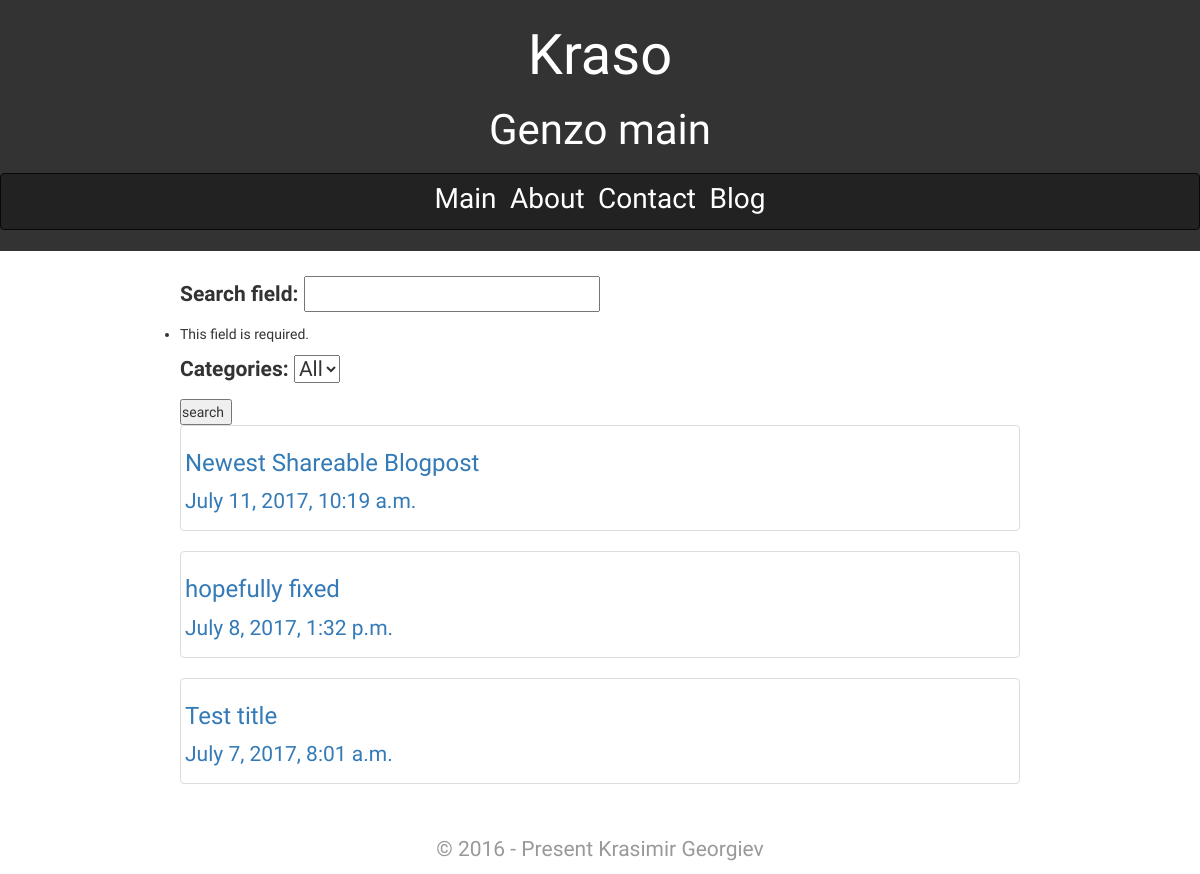
/blog/, run on an earlier commit of the app's database.
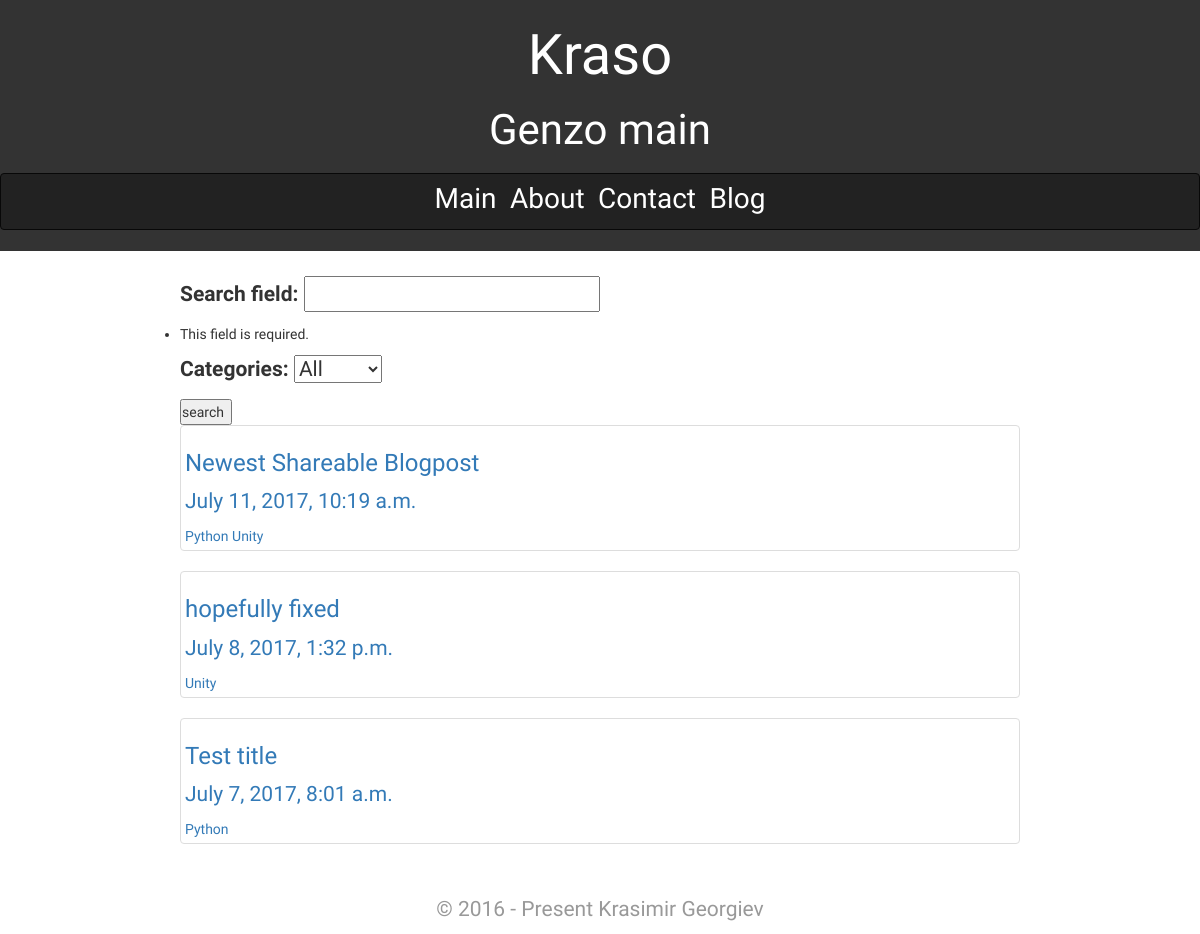
And on a later commit of the database.
### blog/models.py (models this page shows, shortened)
class Blog(models.Model):
	title = models.CharField(max_length = 255)
	created_at = models.DateTimeField(auto_now_add = True)
	writer = models.CharField(max_length = 255)
	shareable = models.BooleanField(default = False)
	categories = models.ManyToManyField("Category")
	class Meta():
		ordering = ['-created_at', ]

class Category(models.Model):
	name = models.CharField(max_length = 255)
	def __str__(self):
		return self.name

### blog/views.py (the view, shortened to what this page needs)
def blog_list(request):
	blogs = Blog.objects.all()
	search_form = forms.SearchForm()
	if request.method == "GET":
		search_form = forms.SearchForm(request.GET)
	return render(request, 'blog/blog_list.html',
		{'blog_list': blogs, 'search_form': search_form})

### blog/forms.py
class SearchForm(forms.Form):
	search_field = forms.CharField(max_length = 255, required=False)
	categories = forms.ChoiceField(choices = category_choices.CHOICES)

### blog/templates/blog/blog_list.html (shortened to what this page needs)
{% extends 'layout.html' %}
{% block content %}
<form action="" method = "GET">
	{{ search_form.as_p }}
	<input type="submit" value = "search">
</form>
{% for blog in blog_list %}
	<a href = "{% url 'blog:blog_detail' pk=blog.pk %}">
		<div class = "thumbnail blog_box">
			<h3>
			{{ blog.title }}
			</h3>
			<p>{{ blog.created_at }}</p>
			<div class = "categories">
				{% for category in blog.categories.all %}
					{{ category }}
				{% endfor %}
			</div>
		</div>
	</a>
{% endfor %}
{% endblock %}

### templates/layout.html (shortened to what this page needs)
{% load static %}
<!Doctype html>
<html lang = "en">
  <head>
    <link rel = "stylesheet" href = "{% static 'css/normalize.css' %}">
    <link rel="stylesheet" href="https://maxcdn.bootstrapcdn.com/bootstrap/3.3.7/css/bootstrap.min.css">
    <link rel = "stylesheet" href = "{% static 'css/main.css' %}">
    <link rel = "stylesheet" href = "{% static 'css/responsive.css' %}">
  </head>
  <body id = "top">
    <header>
      <h1>Kraso</h1>
      <h2>Genzo main</h2>
      <div class = "menu">
        <nav class="navbar navbar-inverse">
          <div class = "container">
            <ul>
              <a href = "{% url 'index' %}">Main</a>
              <a href = "{% url 'about' %}">About</a>
              <a href = "{% url 'contact' %}">Contact</a>
              <a href = "{% url 'blog:list' %}">Blog</a>
            </ul>
          </div>
        </nav>
      </div>
    </header>
    <div class = "content">
      {% block content %}
      {% endblock %}
    </div>
    <footer>
      <p>&copy; 2016 - Present Krasimir Georgiev</p>
    </footer>
  </body>
</html>

### assets/css/main.css (style rules this page uses)
body { font-family: 'Ubuntu', sans-serif; }
* { padding-left: 0; }
header { text-align: center; background: #333333; padding-top: 5px; padding-bottom: 1px; }
h1 { font-size: 4em; color: #fff; }
h2 { font-size: 3em; padding-bottom: 10px; color: #fff; }
nav { padding-top: 5px; padding-left: 0; }
nav a { font-size: 2em; padding: 0 5px; color: #fff; }
p { font-size: 1.5em; }
.content { max-width: 70%; margin: 25px auto; }
footer, #jump_up { text-align: center; color: #999; clear: both; padding-top: 25px; }

What changed in the data, as far as the page shows it:
added Category: name "Python"
added Category: name "Unity"
